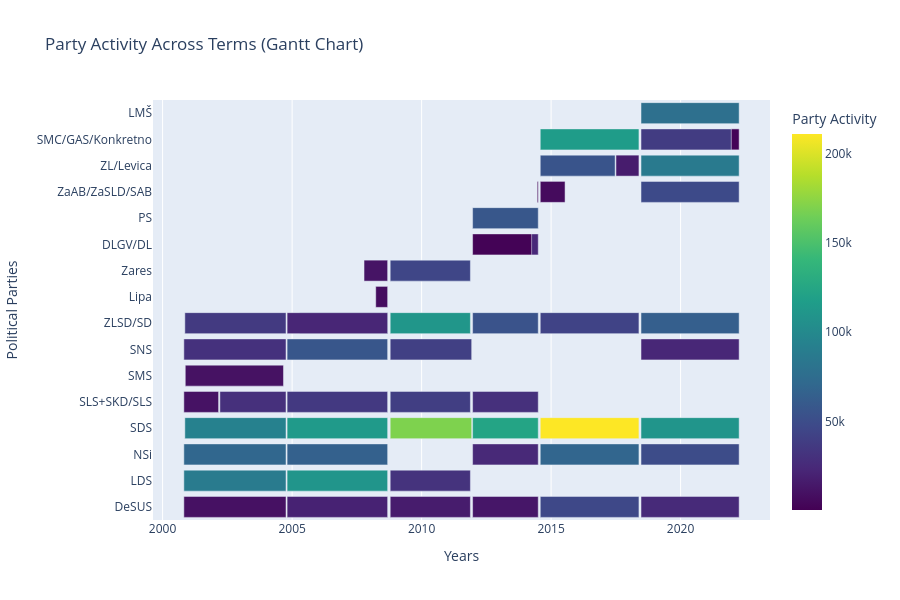

The code cell stored with this chart in its notebook:
### Code cell
fig = px.timeline(
    activity,
    x_start="Start_date",
    x_end="End_date",
    y="Grouped_parties",
    color="Speech_count",
    title="Party Activity Across Terms (Gantt Chart)",
    labels={"Speech_count": "Party Activity"},
    color_continuous_scale="viridis"

)
fig.update_layout(
    height=600,
    xaxis_title="Years",
    yaxis_title="Political Parties",
    legend_title="Grouped Parties",
    barmode = "stack"
)
#fig.write_image("../../Figures/Sentiment_Analysis/Parties/Party_activity_grouped.png")

fig.show()
